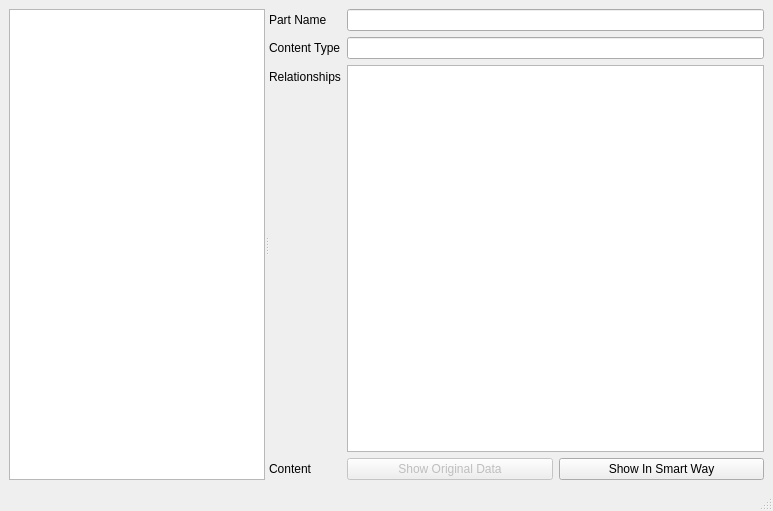
<?xml version="1.0" encoding="UTF-8"?>
<ui version="4.0">
 <class>MainWindow</class>
 <widget class="QMainWindow" name="MainWindow">
  <property name="geometry">
   <rect>
    <x>0</x>
    <y>0</y>
    <width>773</width>
    <height>511</height>
   </rect>
  </property>
  <property name="windowTitle">
   <string>Demo for Opc Package</string>
  </property>
  <widget class="QWidget" name="centralwidget">
   <layout class="QVBoxLayout" name="verticalLayout_2">
    <item>
     <widget class="QSplitter" name="splitter_2">
      <property name="orientation">
       <enum>Qt::Horizontal</enum>
      </property>
      <widget class="QListWidget" name="partListWidget">
       <property name="sizePolicy">
        <sizepolicy hsizetype="Preferred" vsizetype="Expanding">
         <horstretch>0</horstretch>
         <verstretch>0</verstretch>
        </sizepolicy>
       </property>
       <property name="alternatingRowColors">
        <bool>true</bool>
       </property>
      </widget>
      <widget class="QWidget" name="widget" native="true">
       <property name="sizePolicy">
        <sizepolicy hsizetype="Expanding" vsizetype="Expanding">
         <horstretch>1</horstretch>
         <verstretch>0</verstretch>
        </sizepolicy>
       </property>
       <layout class="QFormLayout" name="formLayout">
        <item row="0" column="0">
         <widget class="QLabel" name="label">
          <property name="text">
           <string>Part Name</string>
          </property>
         </widget>
        </item>
        <item row="0" column="1">
         <widget class="QLineEdit" name="partNameEdit">
          <property name="readOnly">
           <bool>true</bool>
          </property>
         </widget>
        </item>
        <item row="1" column="0">
         <widget class="QLabel" name="label_2">
          <property name="text">
           <string>Content Type</string>
          </property>
         </widget>
        </item>
        <item row="1" column="1">
         <widget class="QLineEdit" name="partContentTypeEdit">
          <property name="readOnly">
           <bool>true</bool>
          </property>
         </widget>
        </item>
        <item row="2" column="0">
         <widget class="QLabel" name="label_3">
          <property name="text">
           <string>Relationships</string>
          </property>
         </widget>
        </item>
        <item row="2" column="1">
         <widget class="QListWidget" name="partRelationshipListWidget">
          <property name="alternatingRowColors">
           <bool>true</bool>
          </property>
         </widget>
        </item>
        <item row="3" column="0">
         <widget class="QLabel" name="label_4">
          <property name="text">
           <string>Content</string>
          </property>
         </widget>
        </item>
        <item row="3" column="1">
         <layout class="QHBoxLayout" name="horizontalLayout">
          <item>
           <widget class="QPushButton" name="partContentButton">
            <property name="enabled">
             <bool>false</bool>
            </property>
            <property name="text">
             <string>Show Original Data</string>
            </property>
           </widget>
          </item>
          <item>
           <widget class="QPushButton" name="partContentSmartButton">
            <property name="text">
             <string>Show In Smart Way</string>
            </property>
           </widget>
          </item>
         </layout>
        </item>
       </layout>
      </widget>
     </widget>
    </item>
   </layout>
  </widget>
  <widget class="QMenuBar" name="menubar">
   <property name="geometry">
    <rect>
     <x>0</x>
     <y>0</y>
     <width>773</width>
     <height>23</height>
    </rect>
   </property>
  </widget>
  <widget class="QStatusBar" name="statusbar"/>
 </widget>
 <resources/>
 <connections/>
</ui>
